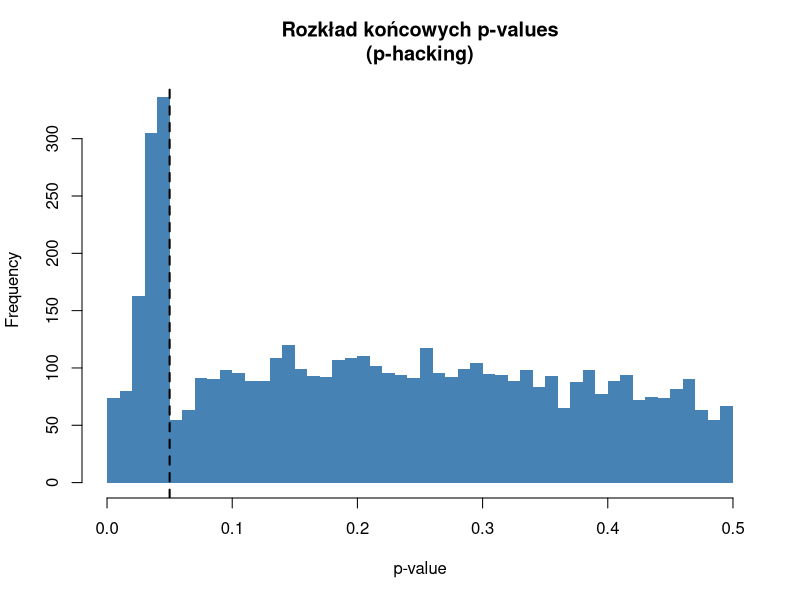
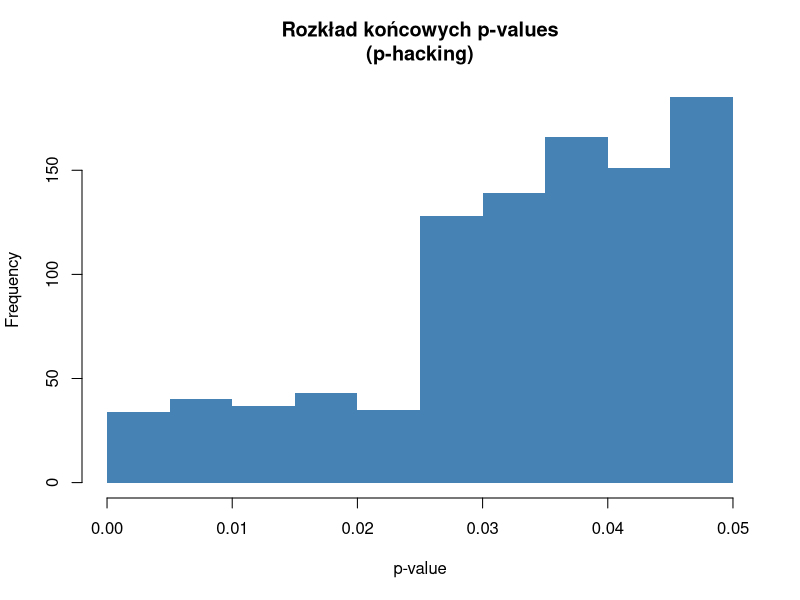

These charts were generated, in order, by the following R code:
set.seed(2025)

hack_the_p <- function(n0 = 40, # początkowy N na grupę
                       max_extra = 40, # ile osób max można dobrać w ramach "peekingu"
                       trim_sd = 2) { # próg przycinania outlierów
  
  # Generujemy brak efektu (obie próby losujemy z tego samego rozkładu)
  x <- rnorm(n0)
  y <- rnorm(n0)
  
  # 1) Klasyczny, dwustronny test t
  p <- t.test(x, y, var.equal = TRUE)$p.value
  if (p < .05) return(p)
  
  # 2) Jednostronny test w "korzystniejszym" kierunku
  p_one <- min(t.test(x, y, alternative = "less")$p.value,
               t.test(x, y, alternative = "greater")$p.value)
  if (p_one < .05) return(p_one)
  
  # 2) Usuwamy outliery (> trim_sd SD) i znów przeprowadzamy dwustronny test, licząc, że będzie bardziej korzystny
  x_trim <- x[abs(scale(x)) < trim_sd]
  y_trim <- y[abs(scale(y)) < trim_sd]
  p_trim <- t.test(x_trim, y_trim, var.equal = TRUE)$p.value
  if (p_trim < .05) return(p_trim)
  
  # 3) Test nieparametryczny (Wilcoxon), licząc, że on "lepiej wyjdzie"
  p_rank <- wilcox.test(x, y)$p.value
  if (p_rank < .05) return(p_rank)
  
  # 4) Sekwencyjne dobieranie próby ("peeking")
  add_each <- 2                      # dobieramy po dwie osoby na grupę
  reps <- max_extra / add_each
  for (i in seq_len(reps)) {
    x <- c(x, rnorm(add_each))
    y <- c(y, rnorm(add_each))
    p_seq <- t.test(x, y, var.equal = TRUE)$p.value # przeprowadzamy test ponownie
    if (p_seq < .05) return(p_seq)
  }
  
  # jeśli nigdy p < .05, zwracamy najmniejsze p z tych uzyskanych (najbardziej "sexy" wynik)
  return(min(p, p_one, p_rank, p_seq))
}

B <- 5000
p_vals <- replicate(B, hack_the_p())

hist(p_vals, 
     breaks = 40, 
     main = "Rozkład końcowych p-values\n(p-hacking)",
     xlab = "p-value",
     col = "steelblue",
     border = NA)
abline(v = .05, lty = 2, lwd = 2)

hist(p_vals[p_vals < 0.05],
     breaks = 10,
     main = "Rozkład końcowych p-values\n(p-hacking)",
     xlab = "p-value", 
     col = "steelblue", 
     border = NA)